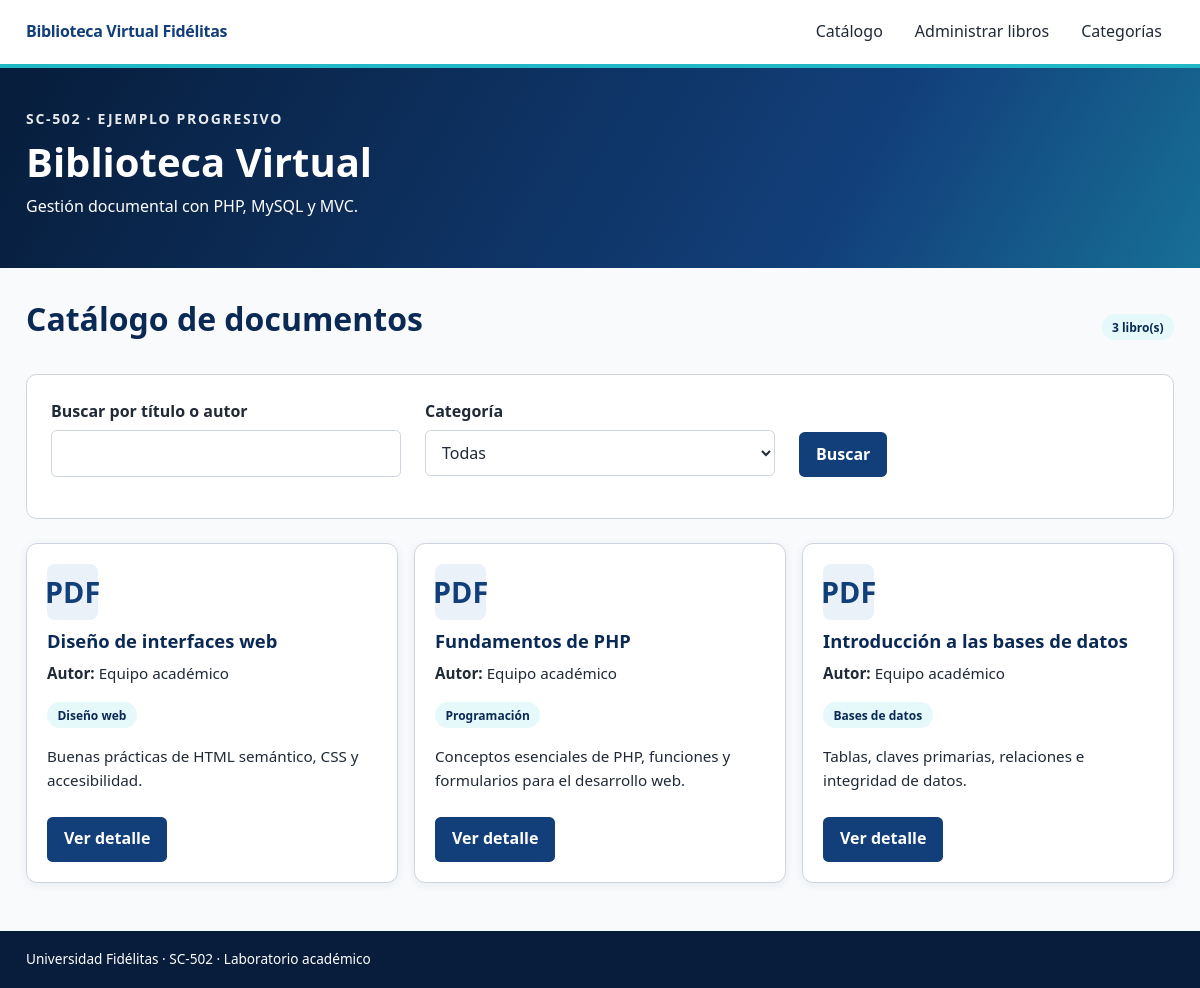
Page /proyecto/public/index.php on the committed database.
### tables this page shows
CREATE TABLE IF NOT EXISTS libros (
 id INT UNSIGNED AUTO_INCREMENT PRIMARY KEY,
 titulo VARCHAR(180) NOT NULL,
 autor VARCHAR(160) NOT NULL,
 resumen TEXT NOT NULL,
 categoria_id INT UNSIGNED NOT NULL,
 creado_en TIMESTAMP NOT NULL DEFAULT CURRENT_TIMESTAMP,
 CONSTRAINT fk_libro_categoria FOREIGN KEY (categoria_id) REFERENCES categorias(id)
    ON DELETE RESTRICT ON UPDATE CASCADE,
 INDEX idx_libros_titulo (titulo),
 INDEX idx_libros_autor (autor)
);

CREATE TABLE IF NOT EXISTS categorias (
 id INT UNSIGNED AUTO_INCREMENT PRIMARY KEY,
 nombre VARCHAR(100) NOT NULL UNIQUE,
 descripcion VARCHAR(300) NULL
);

### proyecto/app/Core/View.php (called while the page is built, shortened)
<?php
final class View
{
    public static function render(string $plantilla, array $datos = [],
        string $titulo = 'Biblioteca Virtual'): void
    {
        $base = dirname(__DIR__) . '/Views/';
        $ruta = $base . $plantilla . '.php';
        extract($datos, EXTR_SKIP);
        require $base . 'layouts/header.php';
        require $ruta;
        require $base . 'layouts/footer.php';
    }
}

### proyecto/app/Controllers/LibroController.php (called while the page is built, shortened)
<?php
final class LibroController
{
    private Libro $libros;
    private Categoria $categorias;
    public function __construct(private PDO $db)
    {
        $this->libros = new Libro($db);
        $this->categorias = new Categoria($db);
    }
    public function catalogo(): void
    {
        $texto = is_string($_GET['q'] ?? null) ? trim($_GET['q']) : '';
        $texto = cortar_utf8($texto, 0, 200);
        $categoria = filter_var($_GET['categoria'] ?? 0, FILTER_VALIDATE_INT);
        $categoria = ($categoria === false || $categoria < 0) ? 0 : $categoria;
        View::render('libros/catalogo', [
            'libros' => $this->libros->buscar($texto, $categoria),
            'q' => $texto,
            'categoria' => $categoria,
            'categorias' => $this->categorias->listar(),
        ], 'Catálogo');
    }
}

### proyecto/public/index.php (called while the page is built, shortened)
<?php
spl_autoload_register(function(string $nombre): void {
    $ruta=dirname(__DIR__).'/app/'.str_replace('\\','/',substr($nombre,4)).'.php';
});
require dirname(__DIR__).'/app/Core/helpers.php';
try {
    (new \App\Core\Router(\App\Core\Database::conectar()))->ejecutar();
} catch (\App\Core\HttpException $ex) {
    $codigo=$ex->getCode();
    http_response_code(($codigo>=400 && $codigo<=599)?$codigo:400);
    \App\Core\View::render('errores/error',['encabezado'=>'Solicitud no completada',
        'mensaje'=>$ex->getMessage()],'Aviso');
} catch (\Throwable $ex) {
    error_log((string)$ex);
    http_response_code(503);
    \App\Core\View::render('errores/error',[
        'encabezado'=>'Servicio temporalmente no disponible',
        'mensaje' => 'No se pudo completar la solicitud. Revise la conexión PDO, '
            . 'los scripts SQL y los permisos del proyecto.',
    ],'Error');
}

### proyecto/app/Core/helpers.php (called while the page is built, shortened)
<?php
function largo_utf8(string $texto): int
{
    if (function_exists('mb_strlen')) {
        return mb_strlen($texto, 'UTF-8');
    }
    $n = iconv_strlen($texto, 'UTF-8');
    return $n === false ? strlen($texto) : $n;
}
function e(mixed $valor): string {return htmlspecialchars((string)($valor??''),
    ENT_QUOTES|ENT_SUBSTITUTE,'UTF-8');}
function ruta(string $accion='catalogo',?int $id=null): string {
    $url='index.php?accion='.rawurlencode($accion);
    return $id===null?$url:$url.'&id='.$id;
}

### proyecto/app/Core/Procedimientos.php (called while the page is built, shortened)
<?php
final class Procedimientos
{
    public static function filas(PDO $db, string $nombre, array $parametros = []): array
    {
        $marcas = implode(',', array_fill(0, count($parametros), '?'));
        $consulta = $db->prepare('CALL ' . $nombre . '(' . $marcas . ')');
        foreach (array_values($parametros) as $posicion => $valor) {
            $tipo = is_int($valor) ? PDO::PARAM_INT : PDO::PARAM_STR;
            $consulta->bindValue($posicion + 1, $valor, $tipo);
        }
        $consulta->execute();
        try {
            return $consulta->fetchAll(PDO::FETCH_ASSOC);
        } finally {
            $consulta->closeCursor();
        }
    }
}

### proyecto/app/Models/Libro.php (called while the page is built, shortened)
<?php
final class Libro
{
    public function buscar(string $texto, int $categoria = 0): array
    {
        return Procedimientos::filas($this->db, 'sp_libro_buscar', [$texto, $categoria]);
    }
}

### proyecto/app/Views/libros/catalogo.php (the view, shortened to what this page needs)
<div class="barra">
<h2>Catálogo de documentos</h2>
<span class="etiqueta"><?=count($libros)?> libro(s)</span>
</div>
<form method="get" action="index.php" class="panel mb-5" role="search">
<div class="grid-3">
<div class="campo">
<label for="q">Buscar por título o autor</label>
<input id="q" name="q" maxlength="200" value="<?=e($q)?>">
</div>
<div class="campo">
<label for="categoria">Categoría</label>
<select id="categoria" name="categoria">
<option value="0">Todas</option>
</select>
</div>
<div class="campo" style="align-self:end">
<button type="submit" class="btn btn-primary">Buscar</button>
</div>
</div>
</form>
<?php if (!$libros): ?>
<p class="alert alert-info">No hay documentos que coincidan con la consulta.</p>
<?php else: ?>
<div class="catalogo-grid">
<?php foreach($libros as $l): ?>
<article class="libro-card">
<span class="libro-icono" aria-hidden="true">PDF</span>
<h3><?=e($l['titulo'])?></h3>
<p>
<strong>Autor:</strong> <?=e($l['autor'])?></p>
<p>
<span class="etiqueta"><?=e($l['categoria'])?></span>
</p>
<p><?=e(largo_utf8($l['resumen'])>175?cortar_utf8($l['resumen'],0,172).'...':$l['resumen'])?></p>
<div class="acciones">
<a class="btn btn-primary" href="<?=e(ruta('detalle',
    (int)$l['id']))?>">Ver detalle</a>
</div>
</article>
<?php endforeach; ?></div><?php endif; ?>

### proyecto/app/Core/Router.php (shortened to what this page needs)
<?php
final class Router {
    public function ejecutar(): void {
        $accion=$_GET['accion']??'catalogo';
        $metodo=$_SERVER['REQUEST_METHOD']??'GET';
        $libros=new LibroController($this->db);
        $categorias=new CategoriaController($this->db);
        $documentos=new DocumentoController($this->db);
        $rutas=[
            'GET catalogo'=>fn()=> $libros->catalogo(),
            'GET detalle'=>fn()=> $libros->detalle(),
            'GET administrar'=>fn()=> $libros->administrar(),
            'GET crear'=>fn()=> $libros->crear(),
            'POST guardar'=>fn()=> $libros->guardar(),
            'GET editar'=>fn()=> $libros->editar(),
            'POST actualizar'=>fn()=> $libros->actualizar(),
            'POST eliminar'=>fn()=> $libros->eliminar(),
            'GET categorias'=>fn()=> $categorias->indice(),
            'GET categoria_crear'=>fn()=> $categorias->crear(),
            'POST categoria_guardar'=>fn()=> $categorias->guardar(),
            'GET categoria_editar'=>fn()=> $categorias->editar(),
            'POST categoria_actualizar'=>fn()=> $categorias->actualizar(),
            'POST categoria_eliminar'=>fn()=> $categorias->eliminar(),
            'GET descargar'=>fn()=> $documentos->descargar(),
        ];
        $clave=$metodo.' '.$accion;
        if(isset($rutas[$clave])){$rutas[$clave]();return;}
        throw new HttpException(404,'No existe la dirección solicitada.');
    }
}

### proyecto/app/Views/layouts/header.php (shortened to what this page needs)
<!doctype html>
<html lang="es">
<head>
<link rel="stylesheet" href="assets/css/ort-fidelitas.css">
<link rel="stylesheet" href="assets/css/biblioteca.css">
</head>
<body>
<header class="site-header">
<div class="container navbar">
<a class="marca" href="<?=e(ruta())?>">Biblioteca Virtual Fidélitas</a>
<nav class="nav" aria-label="Navegación principal">
<a class="nav-link" href="<?=e(ruta())?>">Catálogo</a>
<a class="nav-link" href="<?=e(ruta('administrar'))?>">Administrar libros</a>
<a class="nav-link" href="<?=e(ruta('categorias'))?>">Categorías</a>
</nav>
</div>
</header>
<div class="panel-hero">
<div class="container">
<p class="course-kicker">SC-502 · Ejemplo progresivo</p>
<h1>Biblioteca Virtual</h1>
<p>Gestión documental con PHP, MySQL y MVC.</p>
</div>
</div>
<main id="contenido" class="container">

### proyecto/app/Views/layouts/footer.php
</main>
<footer class="pie-local">
<div class="container">
<p>Universidad Fidélitas · SC-502 · Laboratorio académico</p>
</div>
</footer>
</body>
</html>

### proyecto/public/assets/css/ort-fidelitas.css (style rules this page uses)
:root { --fid-primary:#123f7a; --fid-primary-dark:#0a2a55; --fid-primary-deep:#071d3b; --fid-accent:#20b8c7; --fid-accent-dark:#158591; --fid-purple:#6c3aa6; --fid-magenta:#d83c87; --fid-yellow:#f2c319; --fid-white:#fff; --fid-black:#111827; --fid-gray-900:#202936; --fid-gray-700:#526072; --fid-gray-500:#8792a2; --fid-gray-300:#ced4dd; --fid-gray-100:#f1f4f7; --fid-gray-050:#f8fafc; --fid-success:#2e7b56; --fid-success-soft:#e8f5ee; --fid-warning:#a46b00; --fid-warning-soft:#fff5dc; --fid-danger:#b33c47; --fid-danger-soft:#fae9eb; --fid-info:#176f96; --fid-info-soft:#e7f4f9; --fid-before:#5265a8; --fid-before-soft:#edf0fb; --fid-during:#123f7a; --fid-during-soft:#eaf1f8; --fid-after:#278577; --fid-after-soft:#e7f5f2; --fid-font:"Segoe UI",Arial,Helvetica,sans-serif; --fid-mono:"Cascadia Code",Consolas,"Courier New",monospace; --fid-radius:.65rem; --fid-radius-sm:.35rem; --fid-radius-lg:1rem; --fid-pill:999px; --fid-border:1px solid var(--fid-gray-300); --fid-shadow-sm:0 2px 8px rgba(10,42,85,.08); --fid-shadow:0 8px 24px rgba(10,42,85,.12); --fid-container:1180px; }
*,*::before,*::after { box-sizing:border-box }
html { scroll-behavior:smooth; font-size:16px }
body { margin:0; min-height:100vh; font-family:var(--fid-font); line-height:1.6; color:var(--fid-gray-900); background:var(--fid-gray-050) }
button,input,select,textarea { font:inherit }
h1,h2,h3,h4,h5,h6 { margin:0 0 1rem; color:var(--fid-primary-dark); line-height:1.2; font-weight:700 }
h1 { font-size:clamp(2rem,5vw,2.5rem) }
h2 { font-size:clamp(1.65rem,4vw,2rem) }
h3 { font-size:1.5rem }
p { margin:0 0 1rem }
a { color:var(--fid-primary); text-underline-offset:.15em }
strong,b { font-weight:700 }
header { background:#fff }
nav { color:var(--fid-gray-900) }
main { min-height:60vh }
section,article { scroll-margin-top:5rem }
article { padding:1.5rem; border:var(--fid-border); border-radius:var(--fid-radius); background:#fff; box-shadow:var(--fid-shadow-sm) }
footer { margin-top:3rem }
.container,.container-sm,.container-fluid { width:100%; margin-inline:auto; padding-inline:1rem }
.container { max-width:var(--fid-container) }
.grid,.grid-2,.grid-3,.grid-4 { display:grid; grid-template-columns:1fr; gap:1.5rem }
.site-header { border-bottom:4px solid var(--fid-accent); box-shadow:var(--fid-shadow-sm) }
.navbar { display:flex; align-items:center; justify-content:space-between; gap:1rem; min-height:4rem }
.nav,.breadcrumb,.pagination { display:flex; flex-wrap:wrap; align-items:center; gap:.5rem; margin:0; padding:0; list-style:none }
.nav-link { display:inline-flex; padding:.45rem .75rem; border-radius:var(--fid-radius-sm); color:var(--fid-gray-900); text-decoration:none }
.course-kicker { margin-bottom:.5rem; font-size:.875rem; font-weight:700; letter-spacing:.12em; text-transform:uppercase; opacity:.9 }
.panel { padding:1.5rem; border:var(--fid-border); border-radius:var(--fid-radius); background:#fff }
.btn { display:inline-flex; align-items:center; justify-content:center; gap:.5rem; min-height:2.5rem; padding:.55rem 1rem; border:1px solid transparent; border-radius:var(--fid-radius-sm); font-weight:650; text-decoration:none; transition:180ms ease }
.btn-primary { background:var(--fid-primary); color:#fff }
form { width:100% }
label,.form-label { display:inline-block; margin-bottom:.5rem; font-weight:650 }
.form-control,input:not([type=checkbox]):not([type=radio]):not([type=range]),select,textarea { width:100%; min-height:2.7rem; padding:.62rem .75rem; border:1px solid var(--fid-gray-300); border-radius:var(--fid-radius-sm); background:#fff; color:var(--fid-gray-900) }
.mb-5 { margin-bottom:1.5rem!important }
@media (min-width:768px) { .grid-3 { grid-template-columns:repeat(3,minmax(0,1fr)) } }

### rows in the picture
libros: titulo "Diseño de interfaces web", autor "Equipo académico", categoria.nombre "Diseño web", resumen "Buenas prácticas de HTML semántico, CSS y accesibilidad."
libros: titulo "Fundamentos de PHP", autor "Equipo académico", categoria.nombre "Programación", resumen "Conceptos esenciales de PHP, funciones y formularios para el desarrollo web."
libros: titulo "Introducción a las bases de datos", autor "Equipo académico", categoria.nombre "Bases de datos", resumen "Tablas, claves primarias, relaciones e integridad de datos."

### other values in the picture
count($libros) "3"
